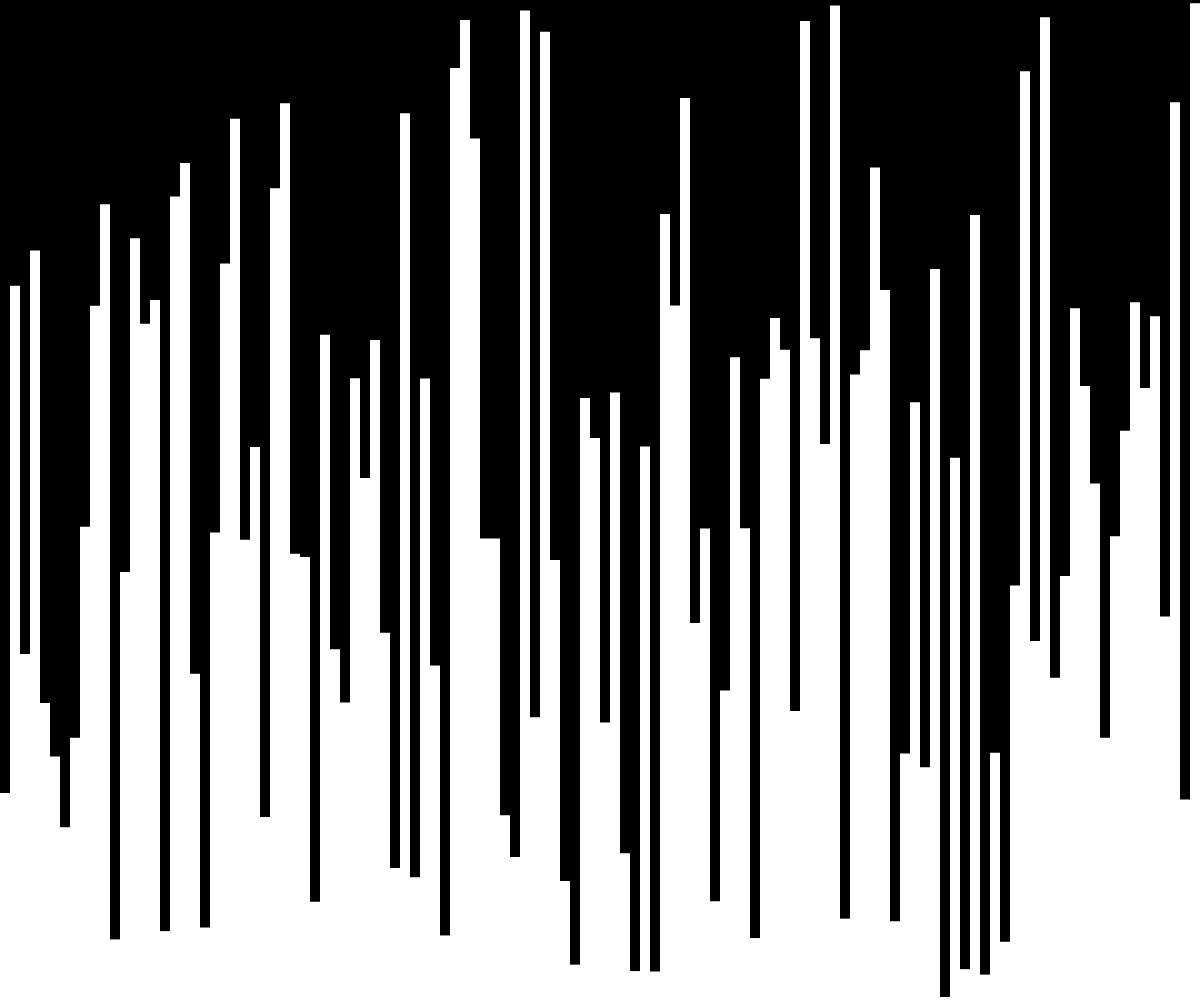
Frame 1 (no input)
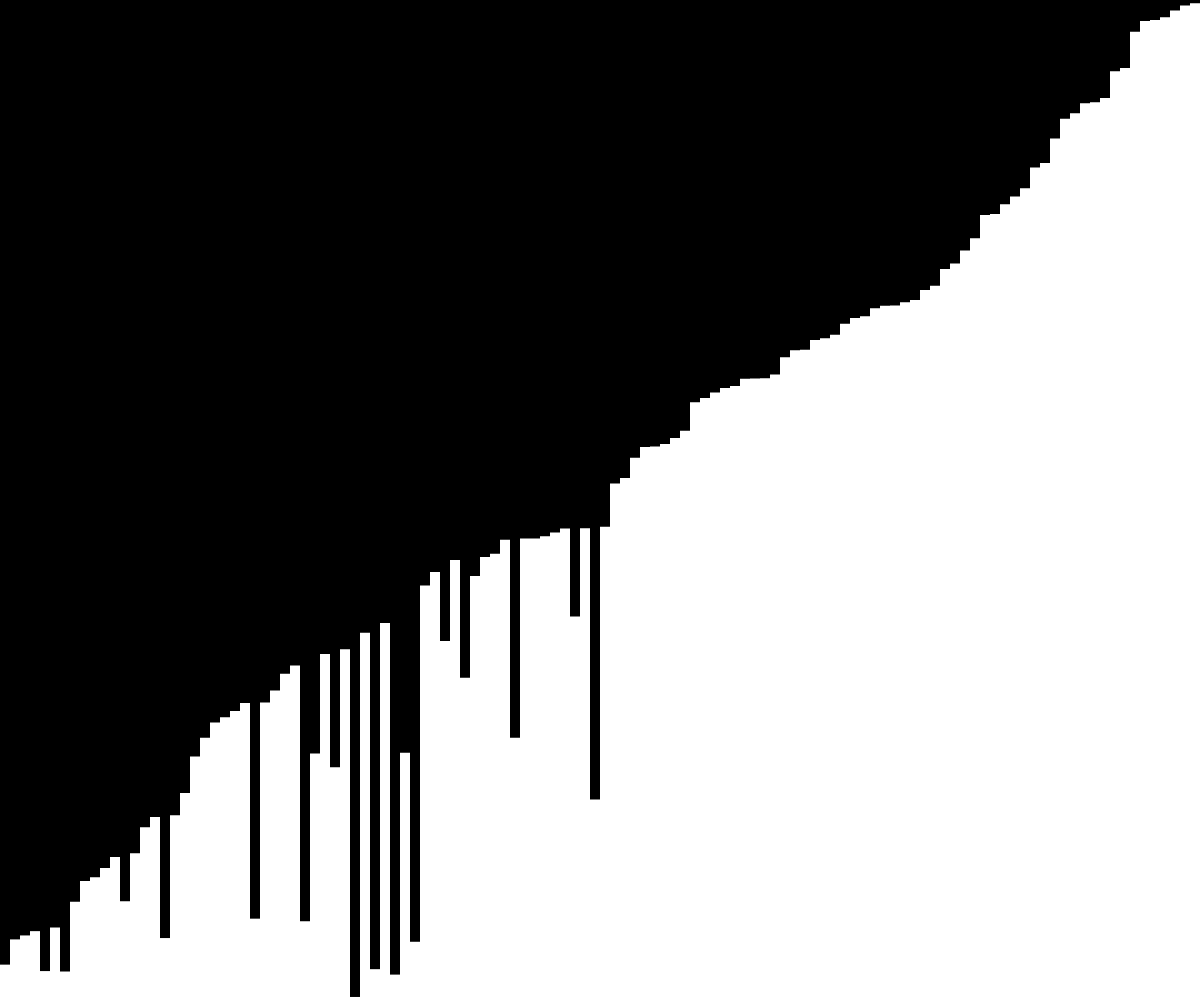
Frame 60 (no input)
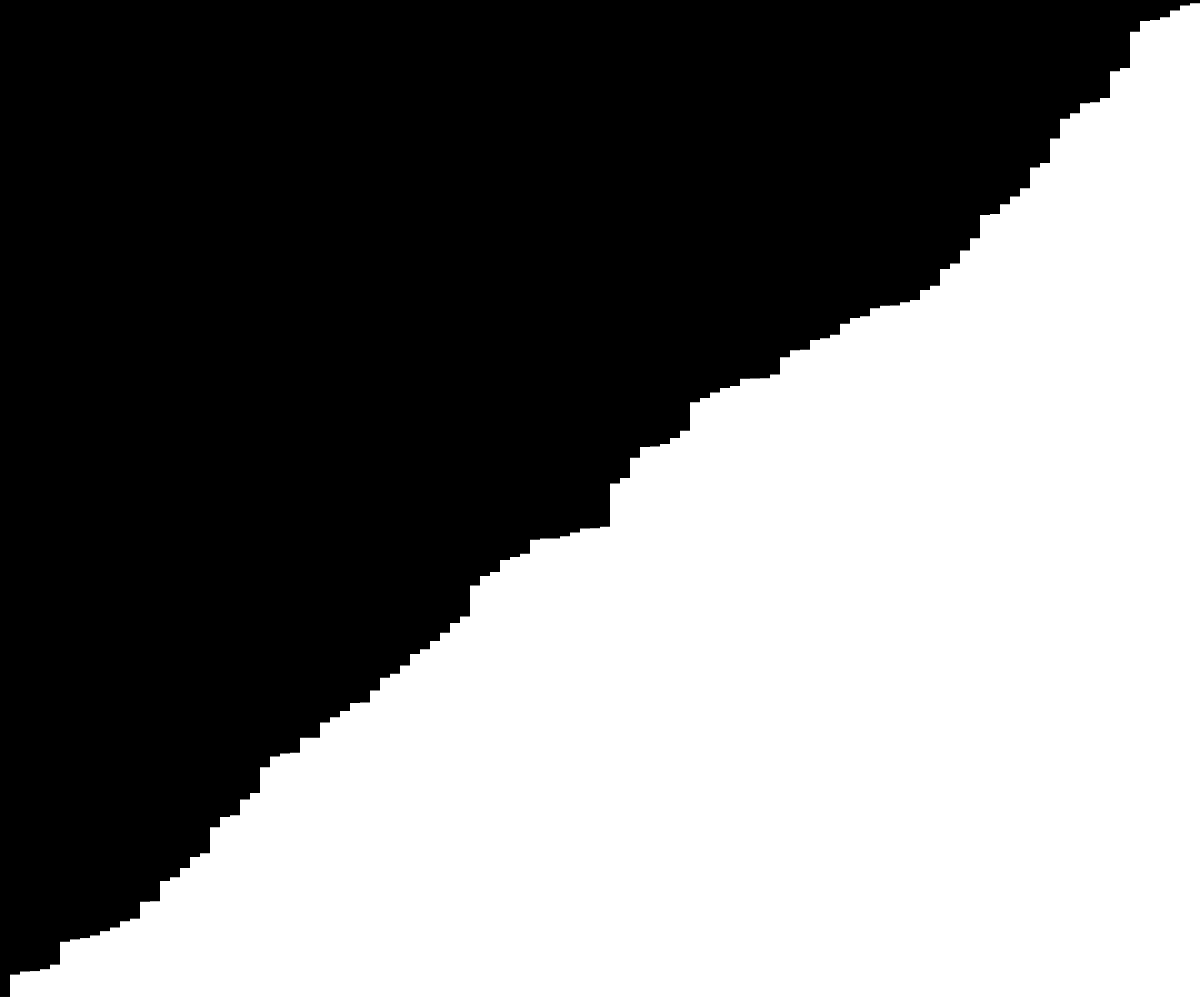
Frame 120 (the mouse pressed at the canvas centre since frame 60)

The p5.js sketch that drew these frames (run headless with seeded random() and noise() and a simulated clock; from frame 60 on, the mouse is pressed at the canvas centre):

// p5.js sketch
// ── sketch.js
let values = [];
let w = 10;
let j = 0;
let i = 0;


function setup() {
	createCanvas(windowWidth, windowHeight);
  	values = new Array(floor(width / w));
  	for (let i = 0; i < values.length; i++) {
    	values[i] = random(height);
  	}
}

function draw() {
	background(0);

	bubblesort()
  
	for (let i = 0; i < values.length; i++) {
	  noStroke();
	  rect(i * w, height - values[i], w, values[i]);
	}
  }

function bubblesort(){

	if (i < values.length) {
	  for (let j = 0; j < values.length - i - 1; j++) {
		let a = values[j];
		let b = values[j + 1];
		if (a > b) {
		  swap(values, j, j + 1);
		}
	  }
	} else {
	  noLoop();
	}
	i++;
}  
  
function swap(arr, a, b) {
	let temp = arr[a];
	arr[a] = arr[b];
	arr[b] = temp;
  }

  function sleep(ms) {
	return new Promise(resolve => setTimeout(resolve, ms));
  }
